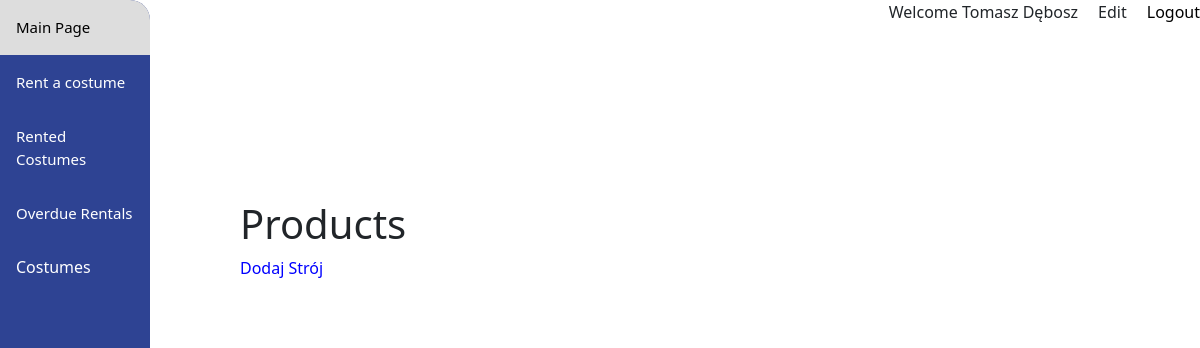
Page /dashboard/list.php on the earlier database version.
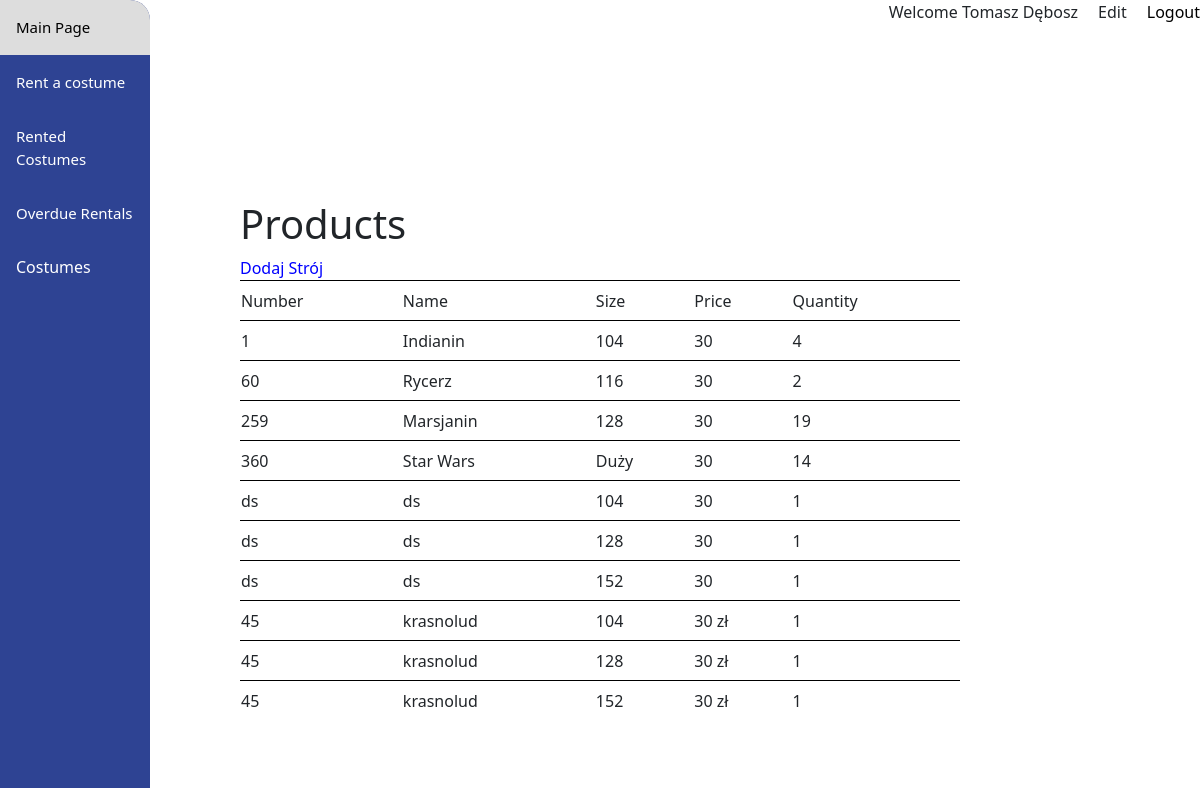
Same page on the later database version.
### tables this page shows
CREATE TABLE `costumes` (
  `id_product` int(11) NOT NULL,
  `number` varchar(100) NOT NULL,
  `name_costume` varchar(100) NOT NULL,
  `size` varchar(100) NOT NULL,
  `price` varchar(100) NOT NULL,
  `quantity` varchar(100) NOT NULL,
  `category_id` varchar(100) NOT NULL,
  `img` varchar(100) NOT NULL
);

### dashboard/list.php (the view, shortened to what this page needs)
<?php
    require_once ('../database/connect.php');
    $site_title = "Products";
    $sql = "SELECT * FROM costumes";
    $results = $conn->query($sql);
?>
<!DOCTYPE html>
<html lang="en">
<head>
    <?php include ('templates/head.php') ?>
</head>
<body>
<?php include('templates/header.php') ?>
    <div class="content">
        <?php include('templates/navbar-top.php') ?>
        <div class="list">
            <div class="menu">
                <h1><?php echo $site_title; ?></h1>
                <a href="add_costume.php">Dodaj Strój</a>
            </div>
            <?php
            if($results->num_rows>0){
                if(isset($_GET['kafelki'])){
                    echo '<div class="kafelki">';
                    while($row = $results->fetch_assoc()) {
                            echo '<div class="kafelek">
                            <img src="../img/'.$row['img'].'">
                            <p class="numer">'.$row['number'].'</p>
                            <p>'.$row['name_costume'].'</p>
                            <p>'.$row['size'].' / '.$row['price'].'</p>
                            <p>'.$row['quantity'].'</p>
                            <p><a href="product.php?productId='.$row['id'].'">Manage</a></p>
                            </div>';
                    }
                    echo '</div>';
                }
                else{
                    echo '<table id="lista">
                    <thead>
                    <td>Number</td>
                    <td>Name</td>
                    <td>Size</td>
                    <td>Price</td>
                    <td>Quantity</td>
                    </thead>
                    ';
                    while($row = $results->fetch_assoc()) {
                        echo '<tr>
                        <td>'.$row['number'].'</td>
                        <td>'.$row['name_costume'].'</td>
                        <td>'.$row['size'].'</td>
                        <td>'.$row['price'].'</td>
                        <td>'.$row['quantity'].'</td>
                        </tr>';
                    }
                    echo '</table>';
                }
            }
            ?>
        </div>
    </div>
</body>
</html>

### dashboard/templates/head.php (shortened to what this page needs)
<link rel="stylesheet" href="styles/style.css?ve">
<link href="https://cdn.jsdelivr.net/npm/bootstrap@5.2.0/dist/css/bootstrap.min.css" rel="stylesheet">

### dashboard/templates/header.php (shortened to what this page needs)
<div class="sidenav">
    <a href="home.php" class="bar-item"><i class="fa fa-house-user"></i><span class="mobile">Main Page</span></a>
    <a href="rent.php" class="bar-item"><span class="mobile">Rent a costume</a>
    <a href="rented.php" class="bar-item"><span class="mobile">Rented Costumes</a>
    <a href="overdue.php" class="bar-item"><span class="mobile">Overdue Rentals</a>
    <div class="dropdown">
        <a class="dropbtn">Costumes
    </div>
</div>

### dashboard/templates/navbar-top.php (shortened to what this page needs)
<div class="navbar-top">
    <ul>
        <li>Welcome Tomasz Dębosz</li>
        <li>Edit</li>
        <a href="logout.php" class="bar-item"><span class="mobile">Logout</a>
    </ul>
</div>

### dashboard/styles/style.css (style rules this page uses)
* { -webkit-box-sizing: border-box; box-sizing: border-box; }
body { margin: 0; font-family: Arial, Helvetica, sans-serif; background-color: #f6f7fb; }
.sidenav { border-top-right-radius: 20px; height: 100%; width: 150px; font-size: 15px; position: fixed; z-index: 1; background-color: #2e4393; overflow-x: hidden; }
.sidenav .dropdown { float: left; overflow: hidden; }
.sidenav .dropdown .dropbtn { font-size: 16px; border: none; outline: none; color: white; padding: 14px 16px; background-color: inherit; font-family: inherit; margin: 0; }
.sidenav .dropdown-content a { float: none; color: black; padding: 12px 16px; text-decoration: none; display: block; text-align: left; }
.sidenav a { color: white; padding: 16px; text-decoration: none; display: block; }
.content .navbar-top { width: 100%; height: 60px; }
.content .navbar-top ul { display: -webkit-box; display: -ms-flexbox; display: flex; -webkit-box-pack: justify; -ms-flex-pack: justify; justify-content: space-between; float: right; }
.content .navbar-top li { margin-right: 20px; list-style: none; }
.content .menu { width: 100%; }
.content .list { margin-left: 200px; margin-right: 200px; margin-top: 100px; padding: 40px; border-top-left-radius: 20px; border-top-right-radius: 20px; background-color: white; }
.content .list table { width: 100%; }
.content .list tr { height: 40px; }
.content .list td { border-top: 1px solid black; }
.content .list a { color: blue; }
.content a { text-decoration: none; color: black; }

Differences in the rows shown:
added costumes: number "1", name_costume "Indianin", size "104", price "30", quantity "4"
added costumes: number "60", name_costume "Rycerz", size "116", price "30", quantity "2"
added costumes: number "259", name_costume "Marsjanin", size "128", price "30", quantity "19"
added costumes: number "360", name_costume "Star Wars", size "Duży", price "30", quantity "14"
added costumes: number "ds", name_costume "ds", size "104", price "30", quantity "1"
added costumes: number "ds", name_costume "ds", size "128", price "30", quantity "1"
added costumes: number "ds", name_costume "ds", size "152", price "30", quantity "1"
added costumes: number "45", name_costume "krasnolud", size "104", price "30 zł", quantity "1"
added costumes: number "45", name_costume "krasnolud", size "128", price "30 zł", quantity "1"
added costumes: number "45", name_costume "krasnolud", size "152", price "30 zł", quantity "1"
Other differences:
text now shown: "Number Name Size Price Quantity"
